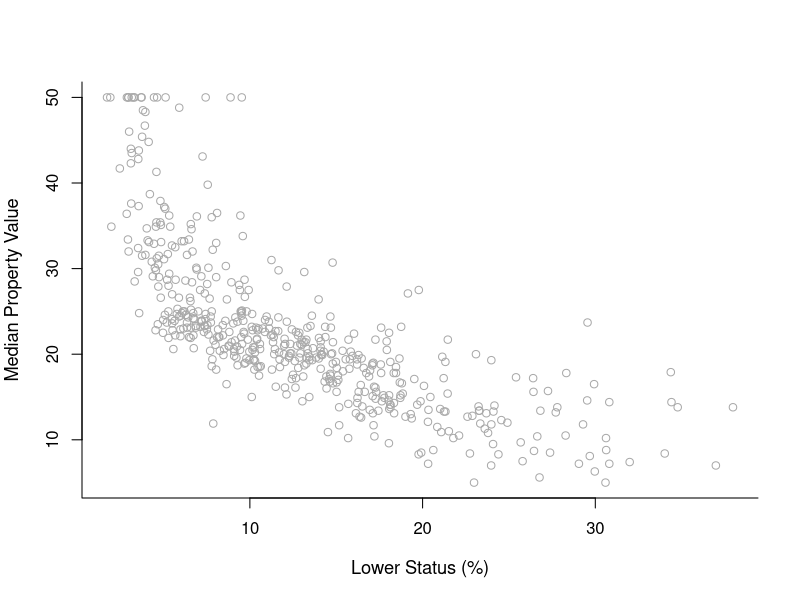
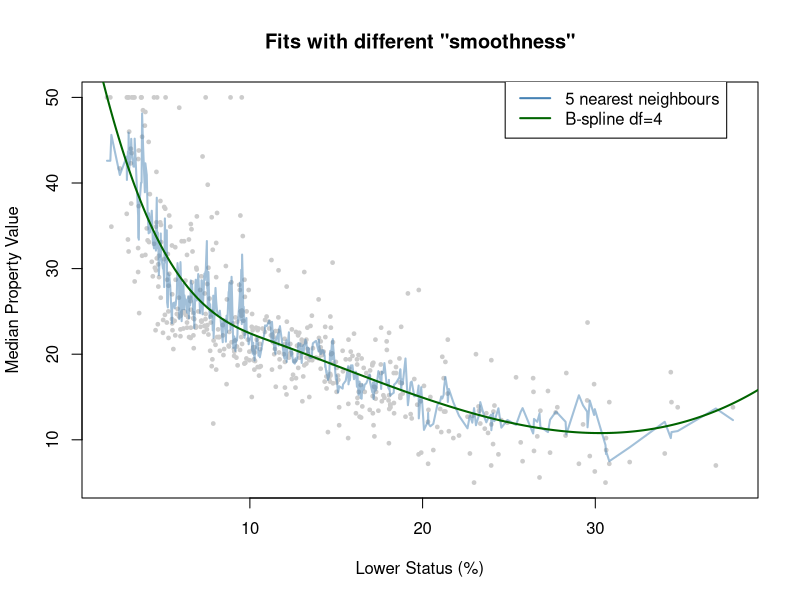
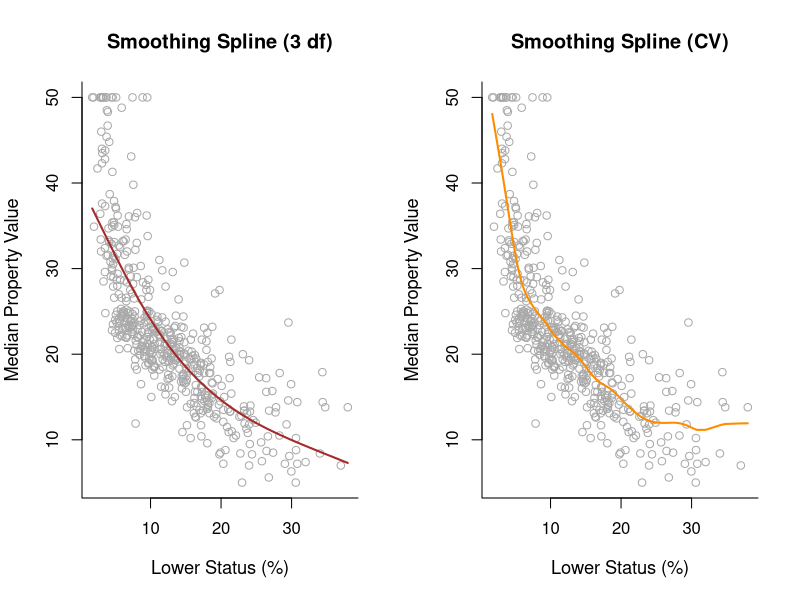

These figures' R source, in order:
## ---- chunk 1
library(knitr)
library(ggplot2)
library(bookdown)
opts_chunk$set(echo = TRUE, warning = FALSE)
opts_chunk$set(cache = FALSE)
opts_chunk$set(tidy.opts=list(width.cutoff=70),tidy=TRUE)
## ---- chunk 2
library(MASS)
y = Boston$medv
x = Boston$lstat
y.lab = 'Median Property Value'
x.lab = 'Lower Status (%)'
plot(x, y, cex.lab = 1.1, col="darkgrey", xlab = x.lab, ylab = y.lab,
     main = "", bty = 'l')
## ---- chunk 3
library(splines)
library(FNN)
xrange <- extendrange(x)
Xorder <- order(x)
xnew <- seq(min(xrange), max(xrange), length.out=500)

fit1 <- knn.reg(x, y=y, k=5)
fit2 <- lm(y ~ bs(x, degree= 3, df=4))
ypred2 <- predict(fit2,newdata=data.frame(x=xnew))

plot(x,y, 
     col="grey80", pch=19, cex=0.5,
     main = "Fits with different \"smoothness\"",
     xlab = x.lab, ylab = y.lab)
lines(x[Xorder], fit1$pred[Xorder], 
      col=adjustcolor("steelblue", 0.5),
      lwd=2)
lines(xnew, ypred2, col="darkgreen", lwd=2)

legend(max(xrange)-15, max(extendrange(y)),
       legend=c("5 nearest neighbours","B-spline df=4"),
       lty=c(1,1), lwd=2,
       col=c("steelblue", "darkgreen")
       )
## ---- chunk 4
library(splines)

smooth1 = smooth.spline(x, y, df = 3)
smooth2 = smooth.spline(x, y, cv = TRUE)

par(mfrow = c(1,2))
plot(x, y, cex.lab = 1.1, col="darkgrey", xlab = x.lab, ylab = y.lab, 
     main = "Smoothing Spline (3 df)", bty = 'l')
lines(smooth1, lwd = 2, col = "brown")

plot(x, y, cex.lab = 1.1, col="darkgrey", xlab = x.lab, ylab = y.lab, 
     main = "Smoothing Spline (CV)", bty = 'l')
lines(smooth2, lwd = 2, col = "darkorange")
